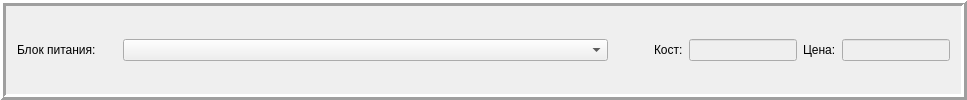
        <widget class="QFrame" name="frame_3">
         <property name="frameShape">
          <enum>QFrame::Box</enum>
         </property>
         <property name="frameShadow">
          <enum>QFrame::Raised</enum>
         </property>
         <property name="lineWidth">
          <number>3</number>
         </property>
         <layout class="QGridLayout" name="gridLayout_3">
          <item row="0" column="0">
           <layout class="QHBoxLayout" name="horizontalLayout_8">
            <item>
             <widget class="QLabel" name="label_20">
              <property name="minimumSize">
               <size>
                <width>100</width>
                <height>0</height>
               </size>
              </property>
              <property name="text">
               <string>Блок питания: </string>
              </property>
             </widget>
            </item>
            <item>
             <widget class="QComboBox" name="comboBox_PSU">
              <property name="minimumSize">
               <size>
                <width>485</width>
                <height>0</height>
               </size>
              </property>
             </widget>
            </item>
            <item>
             <spacer name="horizontalSpacer_7">
              <property name="orientation">
               <enum>Qt::Horizontal</enum>
              </property>
              <property name="sizeHint" stdset="0">
               <size>
                <width>40</width>
                <height>20</height>
               </size>
              </property>
             </spacer>
            </item>
            <item>
             <widget class="QLabel" name="label_21">
              <property name="text">
               <string>Кост:</string>
              </property>
             </widget>
            </item>
            <item>
             <widget class="QLineEdit" name="lineEdit_cost_PSU">
              <property name="enabled">
               <bool>false</bool>
              </property>
              <property name="sizePolicy">
               <sizepolicy hsizetype="Fixed" vsizetype="Fixed">
                <horstretch>0</horstretch>
                <verstretch>0</verstretch>
               </sizepolicy>
              </property>
             </widget>
            </item>
            <item>
             <widget class="QLabel" name="label_22">
              <property name="text">
               <string>Цена:</string>
              </property>
             </widget>
            </item>
            <item>
             <widget class="QLineEdit" name="lineEdit_price_PSU">
              <property name="enabled">
               <bool>false</bool>
              </property>
              <property name="sizePolicy">
               <sizepolicy hsizetype="Fixed" vsizetype="Fixed">
                <horstretch>0</horstretch>
                <verstretch>0</verstretch>
               </sizepolicy>
              </property>
             </widget>
            </item>
           </layout>
          </item>
         </layout>
        </widget>
